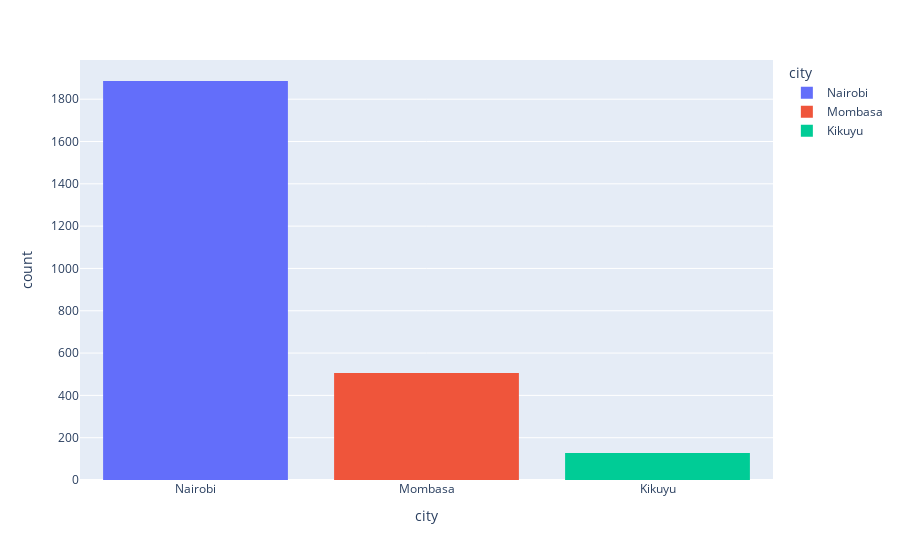

Here is the notebook cell this chart was saved with:
### Code cell
fig = px.histogram(apartments_copy, x="city", color="city")
fig.show()

### Figure 1 — Plotly figure (JSON) as saved in the notebook; plotly's stock layout.template omitted (floating-point values rounded to 4 significant figures; data arrays with more than 128 entries replaced by an {"elided": "..."} marker saying what was removed)
{"data": [{"alignmentgroup": "True", "bingroup": "x", "hovertemplate": "city=%{x}<br>count=%{y}<extra></extra>", "legendgroup": "Nairobi", "marker": {"color": "#636efa", "pattern": {"shape": ""}}, "name": "Nairobi", "offsetgroup": "Nairobi", "orientation": "v", "showlegend": true, "type": "histogram", "x": {"elided": "1886 str values"}, "xaxis": "x", "yaxis": "y"}, {"alignmentgroup": "True", "bingroup": "x", "hovertemplate": "city=%{x}<br>count=%{y}<extra></extra>", "legendgroup": "Mombasa", "marker": {"color": "#EF553B", "pattern": {"shape": ""}}, "name": "Mombasa", "offsetgroup": "Mombasa", "orientation": "v", "showlegend": true, "type": "histogram", "x": {"elided": "506 str values"}, "xaxis": "x", "yaxis": "y"}, {"alignmentgroup": "True", "bingroup": "x", "hovertemplate": "city=%{x}<br>count=%{y}<extra></extra>", "legendgroup": "Kikuyu", "marker": {"color": "#00cc96", "pattern": {"shape": ""}}, "name": "Kikuyu", "offsetgroup": "Kikuyu", "orientation": "v", "showlegend": true, "type": "histogram", "x": ["Kikuyu", "Kikuyu", "Kikuyu", "Kikuyu", "Kikuyu", "Kikuyu", "Kikuyu", "Kikuyu", "Kikuyu", "Kikuyu", "Kikuyu", "Kikuyu", "Kikuyu", "Kikuyu", "Kikuyu", "Kikuyu", "Kikuyu", "Kikuyu", "Kikuyu", "Kikuyu", "Kikuyu", "Kikuyu", "Kikuyu", "Kikuyu", "Kikuyu", "Kikuyu", "Kikuyu", "Kikuyu", "Kikuyu", "Kikuyu", "Kikuyu", "Kikuyu", "Kikuyu", "Kikuyu", "Kikuyu", "Kikuyu", "Kikuyu", "Kikuyu", "Kikuyu", "Kikuyu", "Kikuyu", "Kikuyu", "Kikuyu", "Kikuyu", "Kikuyu", "Kikuyu", "Kikuyu", "Kikuyu", "Kikuyu", "Kikuyu", "Kikuyu", "Kikuyu", "Kikuyu", "Kikuyu", "Kikuyu", "Kikuyu", "Kikuyu", "Kikuyu", "Kikuyu", "Kikuyu", "Kikuyu", "Kikuyu", "Kikuyu", "Kikuyu", "Kikuyu", "Kikuyu", "Kikuyu", "Kikuyu", "Kikuyu", "Kikuyu", "Kikuyu", "Kikuyu", "Kikuyu", "Kikuyu", "Kikuyu", "Kikuyu", "Kikuyu", "Kikuyu", "Kikuyu", "Kikuyu", "Kikuyu", "Kikuyu", "Kikuyu", "Kikuyu", "Kikuyu", "Kikuyu", "Kikuyu", "Kikuyu", "Kikuyu", "Kikuyu", "Kikuyu", "Kikuyu", "Kikuyu", "Kikuyu", "Kikuyu", "Kikuyu", "Kikuyu", "Kikuyu", "Kikuyu", "Kikuyu", "Kikuyu", "Kikuyu", "Kikuyu", "Kikuyu", "Kikuyu", "Kikuyu", "Kikuyu", "Kikuyu", "Kikuyu", "Kikuyu", "Kikuyu", "Kikuyu", "Kikuyu", "Kikuyu", "Kikuyu", "Kikuyu", "Kikuyu", "Kikuyu", "Kikuyu", "Kikuyu", "Kikuyu", "Kikuyu", "Kikuyu", "Kikuyu", "Kikuyu", "Kikuyu", "Kikuyu", "Kikuyu"], "xaxis": "x", "yaxis": "y"}], "layout": {"barmode": "relative", "legend": {"title": {"text": "city"}, "tracegroupgap": 0}, "margin": {"t": 60}, "xaxis": {"anchor": "y", "categoryarray": ["Nairobi", "Mombasa", "Kikuyu"], "categoryorder": "array", "domain": [0, 1], "title": {"text": "city"}}, "yaxis": {"anchor": "x", "domain": [0, 1], "title": {"text": "count"}}}}
